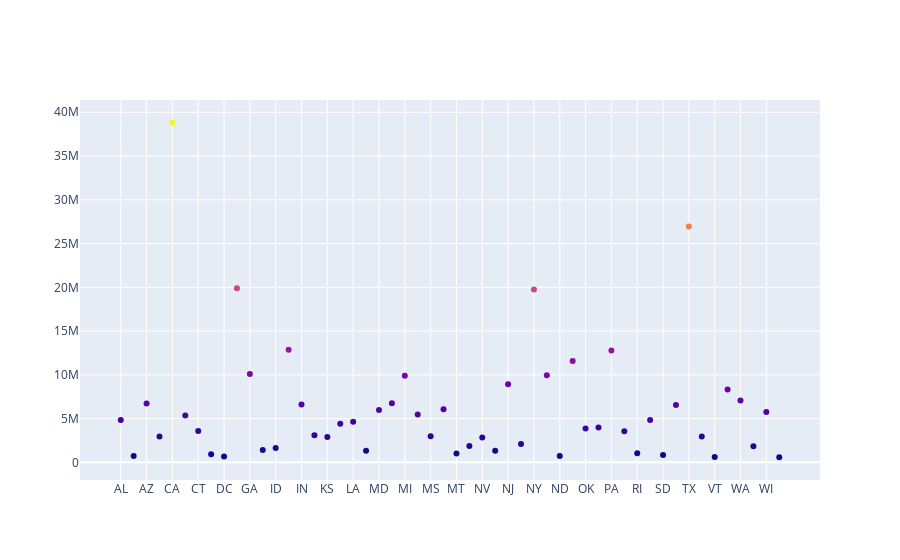

Write notebook code for a chart like this one.
### Markdown cell above
### Poner texto a cada dato en el gráfico

### Code cell
import plotly.graph_objects as go
import pandas as pd

data= pd.read_csv("https://raw.githubusercontent.com/plotly/datasets/master/2014_usa_states.csv")

fig = go.Figure(data=go.Scatter(x=data['Postal'],
                                y=data['Population'],
                                mode='markers',
                                marker_color=data['Population'],
                                text=data['State']))

fig.show()

### Figure 1 — Plotly figure (JSON) as saved in the notebook; plotly's stock layout.template omitted (floating-point values rounded to 4 significant figures)
{"data": [{"marker": {"color": [4849377, 736732, 6731484, 2966369, 38802500, 5355866, 3596677, 935614, 658893, 19893297, 10097343, 1419561, 1634464, 12880580, 6596855, 3107126, 2904021, 4413457, 4649676, 1330089, 5976407, 6745408, 9909877, 5457173, 2994079, 6063589, 1023579, 1881503, 2839098, 1326813, 8938175, 2085572, 19746227, 9943964, 739482, 11594163, 3878051, 3970239, 12787209, 3548397, 1055173, 4832482, 853175, 6549352, 26956958, 2942902, 626562, 8326289, 7061530, 1850326, 5757564, 584153]}, "mode": "markers", "text": ["Alabama", "Alaska", "Arizona", "Arkansas", "California", "Colorado", "Connecticut", "Delaware", "District of Columbia", "Florida", "Georgia", "Hawaii", "Idaho", "Illinois", "Indiana", "Iowa", "Kansas", "Kentucky", "Louisiana", "Maine", "Maryland", "Massachusetts", "Michigan", "Minnesota", "Mississippi", "Missouri", "Montana", "Nebraska", "Nevada", "New Hampshire", "New Jersey", "New Mexico", "New York", "North Carolina", "North Dakota", "Ohio", "Oklahoma", "Oregon", "Pennsylvania", "Puerto Rico", "Rhode Island", "South Carolina", "South Dakota", "Tennessee", "Texas", "Utah", "Vermont", "Virginia", "Washington", "West Virginia", "Wisconsin", "Wyoming"], "type": "scatter", "x": ["AL", "AK", "AZ", "AR", "CA", "CO", "CT", "DE", "DC", "FL", "GA", "HI", "ID", "IL", "IN", "IA", "KS", "KY", "LA", "ME", "MD", "MA", "MI", "MN", "MS", "MO", "MT", "NE", "NV", "NH", "NJ", "NM", "NY", "NC", "ND", "OH", "OK", "OR", "PA", "PR", "RI", "SC", "SD", "TN", "TX", "UT", "VT", "VA", "WA", "WV", "WI", "WY"], "y": [4849377, 736732, 6731484, 2966369, 38802500, 5355866, 3596677, 935614, 658893, 19893297, 10097343, 1419561, 1634464, 12880580, 6596855, 3107126, 2904021, 4413457, 4649676, 1330089, 5976407, 6745408, 9909877, 5457173, 2994079, 6063589, 1023579, 1881503, 2839098, 1326813, 8938175, 2085572, 19746227, 9943964, 739482, 11594163, 3878051, 3970239, 12787209, 3548397, 1055173, 4832482, 853175, 6549352, 26956958, 2942902, 626562, 8326289, 7061530, 1850326, 5757564, 584153]}], "layout": {}}
